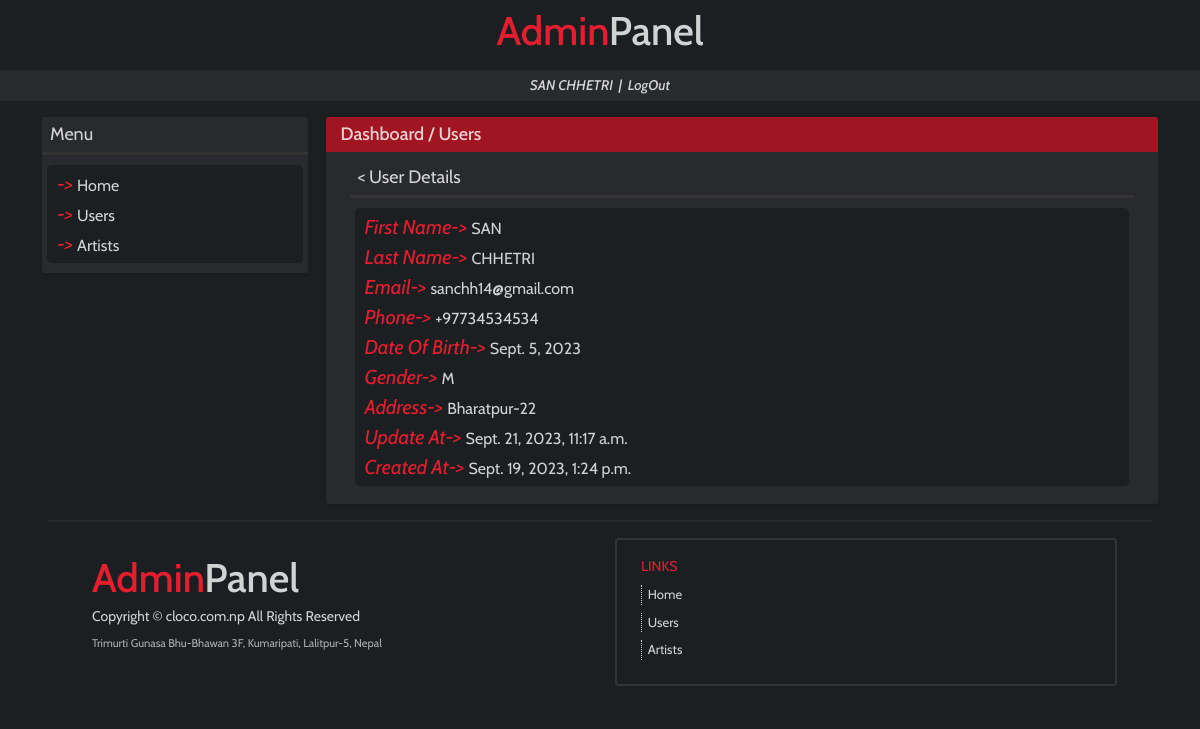
Screenshot of /dashboard/users/11/ (signed in) with the database file from the repository.
### accounts/models.py (models this page shows)
class User(AbstractUser):
    GENDER_CHOICES = (
        ('M', 'Male'),
        ('F', 'Female'),
        ('O', 'Other'),
    )
    username = None
    first_name = models.CharField(max_length=20)
    last_name = models.CharField(max_length=20)
    email = models.EmailField(unique=True)
    password = models.CharField(max_length=40)
    phone = models.CharField(max_length=20, unique=True)
    dob = models.DateField(null=True, blank=True)
    gender = models.CharField(max_length=1, choices=GENDER_CHOICES)
    address = models.CharField(max_length=50)
    created_at = models.DateTimeField(auto_now_add=True)
    updated_at = models.DateTimeField(auto_now=True)
    USERNAME_FIELD = 'email'
    REQUIRED_FIELDS = ['phone']
    objects = UserManager()

### musicRecord/usersViews.py (the view)
# urls.py: path('users/<int:pk>/', usersViews.user_detail),
def user_detail(request, pk=None):
    if not request.user.is_authenticated:
        return redirect('/')
    else:
        try:
            user = User.objects.raw(f'select * from accounts_User where id={pk} LIMIT 1')[0]
        except:
            user = None
        try:
            page = request.GET.get('page')
        except:
            page = None
        return render(request, 'users/userdetail.html', {'user_name':user_name(request), 'user':user, 'page':page})

### musicRecord/usersViews.py (called while the page is built)
def user_name(request):
    return request.user.first_name.upper()+' '+request.user.last_name.upper()

### templates/users/userdetail.html (shortened to what this page needs)
{% extends 'base.html' %}
{% block content %}
<div class="row mb-3">
    <div class="d-none d-lg-block col-sm-12 col-lg-3 px-4">
        <div class="row mb-3 main-box">
            <div class="sidebox-text px-2 py-1 mb-0">
              Menu
            </div>
            <div class="col-12 mt-0 pt-0" style="background:#333; height:3px;">
            </div>
            <div class="col-12 sidebox-menus">
              <div class="row sidebox-menu py-1">
                <div class="col-12 p-0 m-0" style="color:#e61d2f;">
                    <i>-> </i>
                      <a class="menu-options" href="{% url 'dashboard' %}">Home</a>
                    <br>
                </div>
                <div class="col-12 p-0 m-0" style="color:#e61d2f;">
                    <i>-> </i>
                      <a class="menu-options {% if activetab == 'users' %}activetab{% endif %}" href="{% url 'users' %}">Users</a>
                    <br>
                </div>
                <div class="col-12 p-0 m-0" style="color:#e61d2f;">
                    <i>-> </i>
                      <a class="menu-options" href="{% url 'artists' %}">Artists</a>
                    <br>
                </div>
              </div>
            </div>
        </div>
    </div>
    <div class="col-sm-12 col-lg-9 px-4">
        <div class="row main-box">
            <div class="col-12 box-top py-1">
                <a class="link" href="{% url 'dashboard' %}">Dashboard</a> / <a class="link" href="{% url 'users' %}">Users</a>
            </div>
            <div class="col-12 box-content px-0 px-lg-4">
                <div class="mt-2 pb-2">
                    <div class="sidebox-text px-2 py-1 mb-0">
                        {% if page %}
                        <a href="{% url 'allusers' %}?page={{page}}" class="link">< User Details</a>
                        {% else %}
                        <a href="{% url 'users' %}" class="link">< User Details</a>
                        {% endif %}
                    </div>
                    <div class="col-12 mt-0 pt-0" style="background:#333; height:3px;">
                    </div>
                    <div class="col-12 sidebox-menus">
                        <div class="row sidebox-menu py-1">
                            <div class="col-12 p-0 m-0" style="color:#e61d2f;">
                                <i>First Name-> </i>
                                <span class="detail-text" href="{% url 'users' %}{{user.id}}">{{user.first_name.upper}}</span>
                                <br>
                                <i>Last Name-> </i>
                                <span class="detail-text" href="{% url 'users' %}{{user.id}}">{{user.last_name.upper}}</span>
                                <br>
                                <i>Email-> </i>
                                <span class="detail-text" href="{% url 'users' %}{{user.id}}">{{user.email}}</span>
                                <br>
                                <i>Phone-> </i>
                                <span class="detail-text" href="{% url 'users' %}{{user.id}}">{{user.phone}}</span>
                                <br>
                                <i>Date Of Birth-> </i>
                                <span class="detail-text" href="{% url 'users' %}{{user.id}}">{{user.dob}}</span>
                                <br>
                                <i>Gender-> </i>
                                <span class="detail-text" href="{% url 'users' %}{{user.id}}">{{user.gender}}</span>
                                <br>
                                <i>Address-> </i>
                                <span class="detail-text" href="{% url 'users' %}{{user.id}}">{{user.address}}</span>
                                <br>
                                <i>Update At-> </i>
                                <span class="detail-text" href="{% url 'users' %}{{user.id}}">{{user.updated_at}}</span>
                                <br>
                                <i>Created At-> </i>
                                <span class="detail-text" href="{% url 'users' %}{{user.id}}">{{user.created_at}}</span>
                                <br>
                            </div>
                        </div>
                    </div>
                </div>
            </div>
        </div>
    </div>
{% endblock %}

### rows the page displays
User: first_name "SAN", last_name "CHHETRI", email "sanchh14@gmail.com", phone "+97734534534", dob "Sept. 5, 2023", gender "M", address "Bharatpur-22", updated_at "Sept. 21, 2023, 11:17 a.m.", created_at "Sept. 19, 2023, 1:24 p.m."

### other values shown
{{ user_name }} "SAN CHHETRI"
